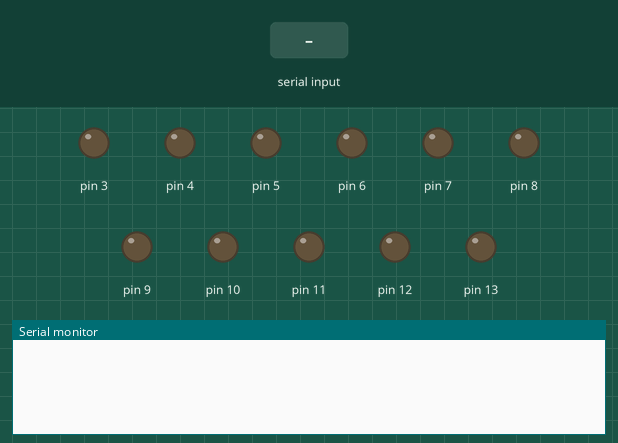
Bench run of a sketch on a simulated Arduino Uno, built with avr-gcc and run on an emulated ATmega328P. On the bench: output pins drawn as LEDs (lit = HIGH), the last lines printed to the serial monitor. Inputs (shaded band) come from the test bench.

Above: at 1.2 s.
1.3 s: "HL\n" received over Serial
At 2.5 s:
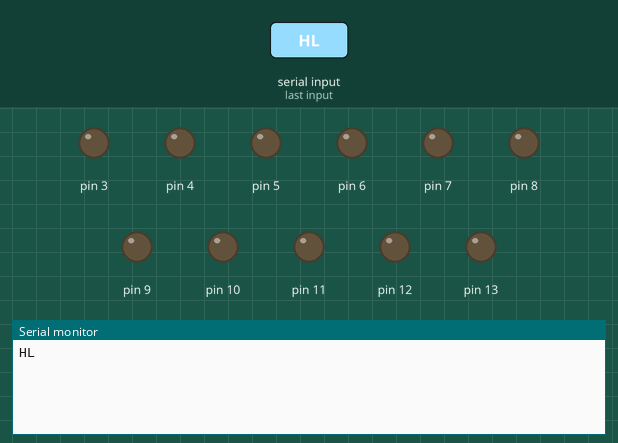
2.8 s: "RD\n" received over Serial
At 3.7 s:
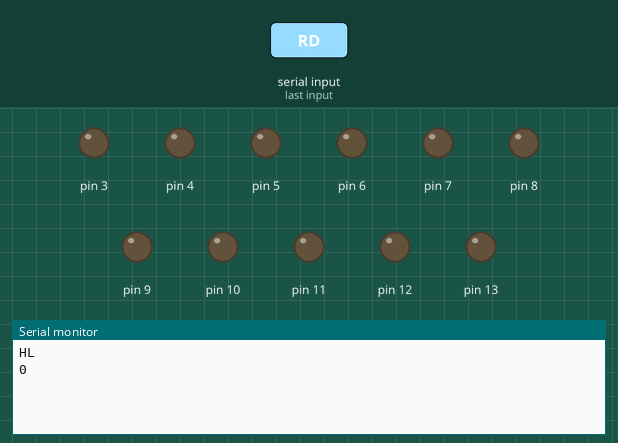

The sketch:

openscore_skh.ino
```cpp
/*
 * OpenScore Arduino Hardware Interface
 */

#include <avr/wdt.h>

String inputString = "";
boolean stringComplete = false;
char EOL_CHAR = '\n';
boolean debug = false;
boolean do_restart = false;

/*
 * Set up serial port and reserve memory space
 *
 * Also set up watchdog timer
 */
void setup()
{
  // Initialize serial
  Serial.begin(9600);

  resetIOPins();

  if (debug)
  {
    Serial.println("Starting OpenScore hardware controller...");
  }
  wdt_enable(WDTO_1S);
  // Reserve 200 bytes for the input string
  inputString.reserve(200);
}

void resetIOPins()
{
  // Reset pins to a known state
  for (int i = 3; i < 14; i++)
  {
    pinMode(i, OUTPUT);
  }
  for (int i = 3; i < 14; i++)
  {
    digitalWrite(i, LOW);
  }
}

/*
 * Main event loop, hand read serial data to processor when the complete flag is marked
 */
void loop()
{
  // If our string is complete, pass data to the command processor
  if (stringComplete)
  {
    processCommand(inputString);
    // Reset values to read another serial command
    inputString = "";
    stringComplete = false;
  }
  if (!do_restart)
  {
    // Tickle the watchdog
    wdt_reset();
  }
}

/*
 * Raised when a serial event occurs. This allows us to read serial data from the controller
 * program asynchronously.
 */
void serialEvent()
{
  while (Serial.available())
  {
    char inChar = (char)Serial.read();
    if (inChar == '\r') continue;
    if (inChar == EOL_CHAR)
    {
      stringComplete = true;
    }
    else
    {
      inputString += inChar;
    }
  }
}

void processCommand(String cmd)
{
  if (debug)
  {
    Serial.print("Got CMD: \"");
    Serial.print(cmd);
    Serial.println("\"");
  }

  if (cmd.length() > 1)
  {
    String command = cmd.substring(0,2);
    if (command == "RS")
    {
      // Reset
      resetIOPins();
      do_restart = true;
    }
    else if (command == "HL")
    {
      Serial.println("HL");
    }
    else if (command == "WD" || command == "RD" || command == "WA" || command == "RA")
    {
      String pin = cmd.substring(2,4);
      int pNum = pin.toInt();
      int mode = 0;
      if (cmd.length() > 4)
        mode = cmd.substring(4).toInt();

      if (command == "WD") WriteDigital(pNum, mode);
      if (command == "RD") Serial.println(ReadDigital(pNum));
    }
  }
}

void WriteDigital(int pin, int mode)
{
  if (debug)
  {
    Serial.print("Setting pin ");
    Serial.print(pin);
    Serial.print(" to ");
    Serial.println(mode);
  }
  digitalWrite(pin, mode);
}

int ReadDigital(int pin)
{
  int val = digitalRead(pin);
  if (debug)
  {
    Serial.print("Pin ");
    Serial.print(pin);
    Serial.print(" is " );
    Serial.println(val);
  }
  return val;
}
```

Measured:
- after the input at 1.3 s, the serial monitor: prints a new line at once (image 1)
- after the input at 2.8 s, the serial monitor: prints a new line at once (image 2)
